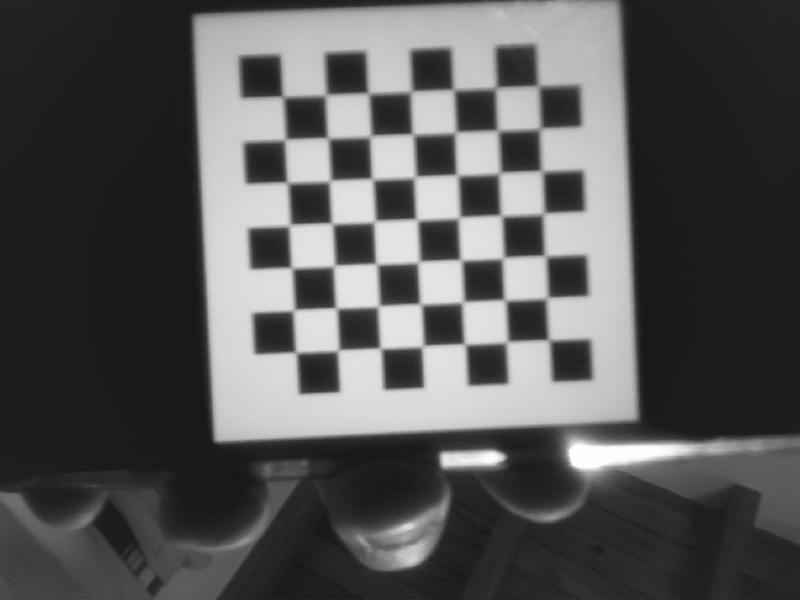
#> input picture src/sift_rpi/calibration/capture_gray_000.jpg, 800 x 600 px; its folder holds only this picture in this run
$ python camera_calib.py
#> lines starting #> are read from the running program, lines starting #| are printed output that depends on the picture; after the words box and inside, x2 and y2 are one past the last pixel; in counts of white or black regions, pixels touching at a corner belong together
# camera_calib.py
import numpy as np
import cv2 as cv
import glob
import os
import matplotlib.pyplot as plt
from config import CALIB_PATH

def calibrate(showPics=True):
    """
    Realiza la calibración de la cámara utilizando imágenes de un tablero de ajedrez.
    """
#> called with showPics = True
    if os.path.isabs(CALIB_PATH):
        calibrationDir = CALIB_PATH
    else:
        calibrationDir = os.path.join(os.getcwd(), CALIB_PATH)

    # Check if directory exists
    if not os.path.exists(calibrationDir):
        raise ValueError(f"Directorio de calibración no encontrado: {calibrationDir}")

    # Try to find images with different extensions
    imgPathList = []
    for ext in ['*.jpeg', '*.jpg', '*.png', '*.bmp']:
        imgPathList.extend(glob.glob(os.path.join(calibrationDir, ext)))
        imgPathList.extend(glob.glob(os.path.join(calibrationDir, ext.upper())))

    print(f"Directorio de calibración: {calibrationDir}")
    print(f"Imágenes encontradas: {len(imgPathList)}")
    if imgPathList:
        print(f"Primeras imágenes: {imgPathList[:3]}")

    if len(imgPathList) == 0:
        raise ValueError(f"No se encontraron imágenes en: {calibrationDir}\n"
                        f"Extensiones buscadas: .jpeg, .jpg, .png, .bmp")

    # Initialize
    from config import CHESSBOARD_ROWS, CHESSBOARD_COLS
    nRows = CHESSBOARD_ROWS
    nCols = CHESSBOARD_COLS
    termCriteria = (cv.TERM_CRITERIA_EPS + cv.TERM_CRITERIA_MAX_ITER, 30, 0.001)
    worldPtsCur = np.zeros((nRows*nCols, 3), np.float32)
    worldPtsCur[:, :2] = np.mgrid[0:nRows, 0:nCols].T.reshape(-1, 2)
    worldPtsList = []
    imgPtsList = []

    # Find Corners
    img_shape = None  # Capturar el shape de la primera imagen válida
    for curImgPath in imgPathList:
        imgBGR = cv.imread(curImgPath)
#> imgBGR is the input picture: shape (600, 800, 3); min 21, max 255, mean 86.1
        if imgBGR is None:
            print(f"Advertencia: No se pudo leer la imagen {curImgPath}")
            continue

        imgGray = cv.cvtColor(imgBGR, cv.COLOR_BGR2GRAY)

        # Capturar shape de la primera imagen válida
        if img_shape is None:
            img_shape = imgGray.shape[::-1]  # (height, width) -> (width, height)
#> img_shape = (800, 600)

        cornersFound, cornersOrg = cv.findChessboardCorners(imgGray, (nRows, nCols), None)
#> cornersFound = True; cornersOrg = 49 rows, first 8: [539, 85.5], [540, 129], [542, 171.5], [544, 214], [545, 256.5], [547.5, 298.5], [549, 340], [495.5, 87.5]

        if cornersFound:
            worldPtsList.append(worldPtsCur)
            cornersRefined = cv.cornerSubPix(imgGray, cornersOrg, (11, 11), (-1, -1), termCriteria)
#> cornersRefined = 49 rows, first 8: [538.2, 85.86], [540.1, 128.3], [541.6, 170.9], [543.6, 213.4], [545.2, 255.8], [547.1, 297.8], [549, 340], [496, 87.7]
            imgPtsList.append(cornersRefined)
            if showPics:
                cv.drawChessboardCorners(imgBGR, (nRows, nCols), cornersRefined, cornersFound)
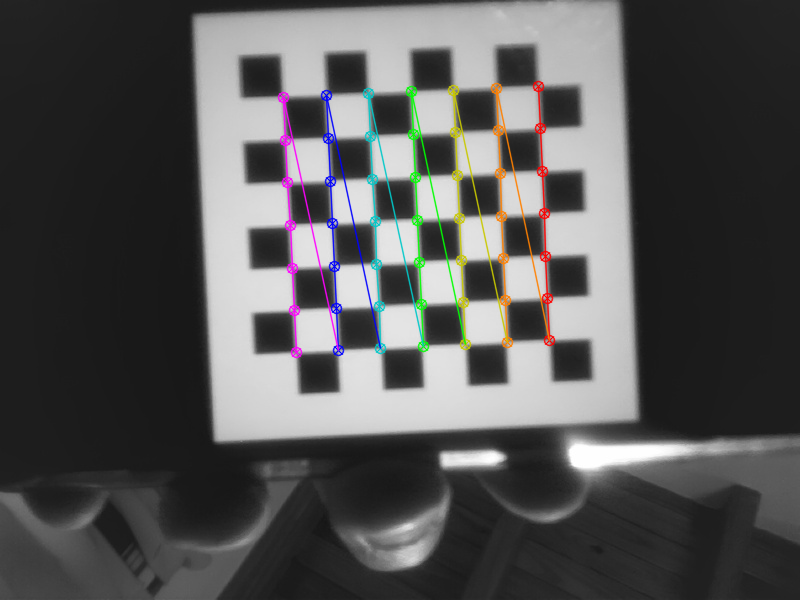
#> imgBGR: shape (600, 800, 3); 2.88% of pixels changed, all inside (x1, y1, x2, y2) = (277, 80, 556, 359)
                cv.imshow('Chessboard', imgBGR)
                cv.waitKey(500)

    cv.destroyAllWindows()

    if len(imgPtsList) == 0:
        raise ValueError("No se detectaron esquinas de tablero en ninguna imagen.")

    if img_shape is None:
        raise ValueError("No se pudo determinar el tamaño de las imágenes.")

    # Calibrate
    repError, camMatrix, distCoeff, rvecs, tvecs = cv.calibrateCamera(worldPtsList,
                                                                     imgPtsList,
                                                                     img_shape,
                                                                     None,
                                                                     None)
#> repError = 0.114; camMatrix = [[2679.6, 0, 383.7], [0, 2659.1, 373.9], [0, 0, 1]]; distCoeff = [[0.591, 19.62, -0.00341, 0.00885, -1717.8]]; rvecs = ([-0.0612, -0.0917, 1.52], [-0.0612, -0.0917, 1.52]); tvecs = ([3.61, -6.8, 63.37], [3.61, -6.8, 63.37])
    print('Camera Matrix: \n', camMatrix)
#| Camera Matrix:
#|  [[2.67959092e+03 0.00000000e+00 3.83704788e+02]
#|  [0.00000000e+00 2.65913915e+03 3.73949485e+02]
#|  [0.00000000e+00 0.00000000e+00 1.00000000e+00]]
    print("Reproj Error (pixels): {:.4f}".format(repError))
#| Reproj Error (pixels): 0.1136

    # Save Calibration Parameters
    curFolder = os.path.dirname(os.path.abspath(__file__))
    calibDir = os.path.join(curFolder, 'calibration')
    os.makedirs(calibDir, exist_ok=True)
    paramPath = os.path.join(calibDir, 'calibration.npz')
    np.savez(paramPath,
             repError=repError,
             camMatrix=camMatrix,
             distCoeff=distCoeff,
             rvecs=rvecs,
             tvecs=tvecs)
    print(f"Calibración guardada en: {paramPath}")

    return camMatrix, distCoeff


def runCalibration():
    calibrate(showPics=True)

#def runRemoveDistortion():
#    camMatrix,distCoeff = calibrate(showPics=False)
#    removeDistortion (camMatrix, distCoeff)

if __name__ == '__main__':
    runCalibration()
    # runRemdveDistortion()
